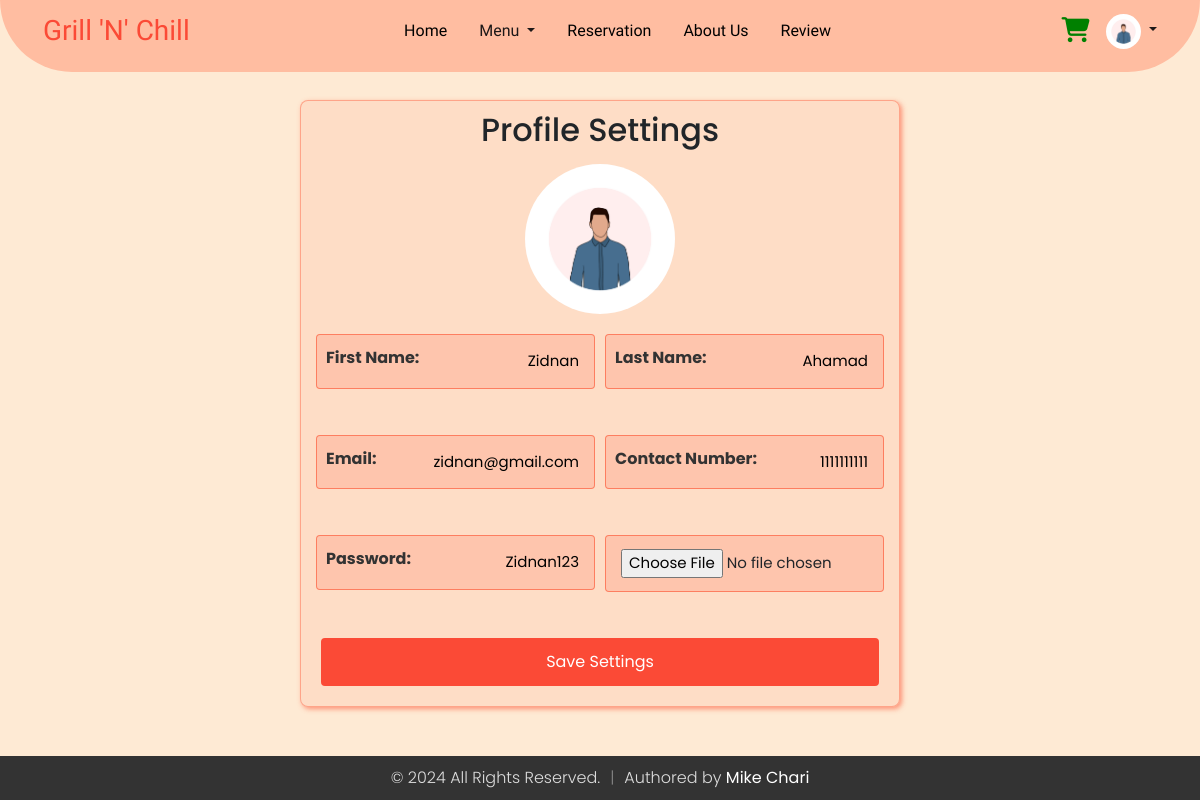
The app's page /profile.php (signed in) with its own data.
### tables this page shows
CREATE TABLE `users` (
  `email` varchar(255) NOT NULL,
  `firstName` varchar(255) NOT NULL,
  `lastName` varchar(255) NOT NULL,
  `contact` varchar(10) NOT NULL,
  `password` varchar(20) NOT NULL,
  `dateCreated` timestamp NOT NULL DEFAULT current_timestamp(),
  `profile_image` varchar(255) NOT NULL DEFAULT 'default.jpg'
);

### db_connection.php (called while the page is built, shortened)
<?php
$password = "";
?>

### profile.php (the view, shortened to what this page needs)
<?php
$user_email = isset($_SESSION['email']) ? $_SESSION['email'] : '';
include 'db_connection.php';
function getUserInfo($email)
{
  global $conn;
  $stmt = $conn->prepare("SELECT firstName, lastName, email, contact, password, profile_image FROM users WHERE email = ?");
  $stmt->bind_param("s", $email);
  $stmt->execute();
  $stmt->bind_result($firstName, $lastName, $email, $contact, $password, $profile_image);
  return [
    'firstName' => $firstName ?: '',
    'lastName' => $lastName ?: '',
    'email' => $email ?: '',
    'contact' => $contact ?: '',
    'password' => $password ?: '',
    'profile_image' => $profile_image ?: 'default.jpg'
  ];
}
$user_info = getUserInfo($user_email);
?>
<!DOCTYPE html>
<html lang="en">
<head>
  <link rel="stylesheet" href="https://cdnjs.cloudflare.com/ajax/libs/font-awesome/5.15.3/css/all.min.css">
  <link rel='stylesheet' href='https://cdnjs.cloudflare.com/ajax/libs/twitter-bootstrap/4.5.2/css/bootstrap.min.css' />
  <link rel="stylesheet" href="https://cdnjs.cloudflare.com/ajax/libs/font-awesome/6.2.0/css/all.min.css" />
  <link rel="stylesheet" href="profile.css">
</head>
<body>
  <?php
  if (isset($_SESSION['userloggedin']) && $_SESSION['userloggedin']) {
    include 'nav-logged.php';
  } else {
    include 'navbar.php';
  }
  ?>
  <div class="wrapper">
    <div class="form-container">
      <h2>Profile Settings</h2>
      <img src="uploads/<?php echo htmlspecialchars($user_info['profile_image']); ?>" alt="Profile Image" class="profile-image">
      <form action="profile.php" method="post" enctype="multipart/form-data">
        <div class="form-row">
          <div class="form-group">
            <input type="text" id="firstName" name="firstName" value="<?php echo htmlspecialchars($user_info['firstName']); ?>" placeholder=" ">
            <label for="firstName">First Name:</label>
          </div>
          <div class="form-group">
            <input type="text" id="lastName" name="lastName" value="<?php echo htmlspecialchars($user_info['lastName']); ?>" placeholder=" ">
            <label for="lastName">Last Name:</label>
          </div>
        </div>
        <div class="form-row">
          <div class="form-group">
            <input type="email" id="email" name="email" value="<?php echo htmlspecialchars($user_info['email']); ?>" readonly placeholder=" ">
            <label for="email">Email:</label>
          </div>
          <div class="form-group">
            <input type="text" id="contact" name="contact" value="<?php echo htmlspecialchars($user_info['contact']); ?>" placeholder=" ">
            <label for="contact">Contact Number:</label>
          </div>
        </div>
        <div class="form-row">
          <div class="form-group">
            <input type="text" id="password" name="password" value="<?php echo htmlspecialchars($user_info['password']); ?>" placeholder=" ">
            <label for="password">Password:</label>
          </div>
          <div class="form-group">
            <input type="file" id="profile_image" name="profile_image" placeholder=" ">
          </div>
        </div>
        <button type="submit">Save Settings</button>
      </form>
    </div>
  </div>
</body>
</html>

### nav-logged.php (shortened to what this page needs)
<?php
include 'db_connection.php';
$useremail = isset($_SESSION['email']) ? $_SESSION['email'] : '';
function get_UserInfo($email)
{
  global $conn;
  $stmt = $conn->prepare("SELECT  profile_image FROM users WHERE email = ?");
  $stmt->bind_param("s", $email);
  $stmt->execute();
  $stmt->bind_result($profile_image);
  return [
    'profile_image' => $profile_image ?: 'default.jpg'
  ];
}
$userinfo = get_UserInfo($useremail);
?>
<!DOCTYPE html>
<html lang="en">
<head>
  <link href="https://cdn.jsdelivr.net/npm/bootstrap@5.3.3/dist/css/bootstrap.min.css" rel="stylesheet" />
  <link rel="stylesheet" href="https://cdnjs.cloudflare.com/ajax/libs/font-awesome/6.2.0/css/all.min.css" />
</head>
<body>
  <?php
  $current_page = basename($_SERVER['PHP_SELF']);
  ?>
  <div>
    <nav class="navbar navbar-expand-md fixed-top">
      <div class="container-fluid nav-container">
        <a class="navbar-brand me-auto logo" href="index.php">Grill 'N' Chill</a>
        <div class="offcanvas offcanvas-end" tabindex="-1" id="offcanvasNavbar" aria-labelledby="offcanvasNavbarLabel">
          <div class="offcanvas-body text-center">
            <ul class="navbar-nav justify-content-center flex-grow-1 pe-3">
              <li class="nav-item">
                <a class="nav-link mx-lg-2 <?php echo $current_page == 'index.php' ? 'active' : ''; ?>" aria-current="page" href="index.php">Home</a>
              </li>
              <li class="nav-item dropdown">
                <a class="nav-link dropdown-toggle mx-lg-2 <?php echo $current_page == 'menu.php' ? 'active' : ''; ?>" href="menu.php" role="button" aria-haspopup="true" aria-expanded="false">
                  Menu
                </a>
              </li>
              <li class="nav-item">
                <a class="nav-link mx-lg-2 <?php echo $current_page == 'index.php#Reservation' ? 'active' : ''; ?>" href="index.php#Reservation">Reservation</a>
              </li>
              <li class="nav-item">
                <a class="nav-link mx-lg-2 <?php echo $current_page == 'index.php#About-Us' ? 'active' : ''; ?>" href="index.php#About-Us">About Us</a>
              </li>
              <li class="nav-item">
                <a class="nav-link mx-lg-2 <?php echo $current_page == '#review' ? 'active' : ''; ?>" href="#review">Review</a>
              </li>
            </ul>
          </div>
        </div>
        <a class="nav-link cart <?php echo $current_page == 'cart.php' ? 'active' : ''; ?>" href="cart.php"><i class="fas fa-shopping-cart"></i>
          <span id="cart-item" class="badge badge-danger"></span></a>
        <li class="nav-item dropdown ms-3" style="list-style: none; ">
          <a href="#" class="dropdown-toggle" id="profileDropdown" data-toggle="dropdown" aria-haspopup="true" aria-expanded="false">
            <img src="uploads/<?php echo htmlspecialchars($userinfo['profile_image']); ?>" alt="Profile Picture" class="nav-profile">
          </a>
        </li>
      </div>
    </nav>
  </div>
</body>
</html>

### profile.css (style rules this page uses)
* { margin: 0; padding: 0; }
body { font-family: poppins, sans-serif; background-color: #feead4; margin: 0; padding-top: 100px; }
.wrapper { display: flex; justify-content: center; align-items: center; margin-bottom: 70px; }
.form-container { background-color: rgba(253, 108, 77, 0.1); border-color: rgba(253, 108, 77, 0.5); box-shadow: 2px 2px 5px rgba(253, 108, 77, 0.7); padding: 10px 20px 20px 20px; border-radius: 8px; border: 1px solid rgba(253, 108, 77, 0.5); width: 600px; }
.form-row { display: flex; justify-content: space-between; margin-bottom: 20px; }
.form-group { position: relative; flex: 1; margin-right: 10px; }
.form-group:last-child { margin-right: 0; }
.form-group label { position: absolute; top: 12px; left: 5px; padding: 0 5px; font-weight: bold; color: #333; transition: 0.2s; pointer-events: none; }
.form-group input[type="text"], .form-group input[type="email"], .form-group input[type="file"] { width: 100%; padding: 15px 15px 15px 15px; margin-bottom: 10px; border: 1px solid rgba(253, 108, 77, 0.8); background-color: rgba(253, 108, 77, 0.2); border-radius: 4px; box-sizing: border-box; position: relative; text-align: right; font-size: 15px; }
.form-group input[type="file"] { padding: 13px 15px 13px 15px; }
form button { width: 100%; padding: 10px; background-color: #fb4a36; color: white; border: 2px solid #fb4a36; border-radius: 4px; cursor: pointer; font-size: 16px; transition: all 0.3s ease; }
.profile-image { display: block; margin: 15px auto 20px auto; width: 150px; height: 150px; border-radius: 50%; object-fit: cover; }
h2 { text-align: center; }

### profile.php (style rules this page uses)
.wrapper { display: flex; justify-content: center; align-items: center; margin-bottom: 70px; }

### nav-logged.php (style rules this page uses)
* { margin: 0; padding: 0; }
body { background-color: #feead4; font-family: "Poppins", sans-serif; font-weight: 300; font-style: normal; }
a { color: white; text-decoration: none; }
.navbar-brand, .offcanvas-header { color: #fb4a36; font-family: "Chewy", system-ui; font-optical-sizing: auto; font-weight: 500; font-style: normal; font-size: 28px; }
.nav-container { margin-right: 30px; margin-left: 30px; padding-bottom: 15px; padding-right: 13px; padding-left: 13px; }
.nav-link { color: black; font-weight: 500; transition: 0.3s color ease; font-family: "Lexend", sans-serif; font-optical-sizing: auto; font-weight: 480; font-style: light; }
.dropdown-toggle { color: #1d1818; text-decoration: none; transition: color 0.3s ease; }
.navbar { border-bottom-left-radius: 80px; border-bottom-right-radius: 80px; padding: 5px 0px 0px 0px; background-color: #ffbda1; }
.cart { color: green; font-size: 25px; cursor: pointer; }
.nav-profile { width: 35px; height: 35px; border-radius: 50%; object-fit: cover; }
.offcanvas-body { background: #ffbda1; }

### records on screen
users: profile_image (picture), firstName "Zidnan", lastName "Ahamad", email "zidnan@gmail.com", contact "1111111111", password "Zidnan123"
